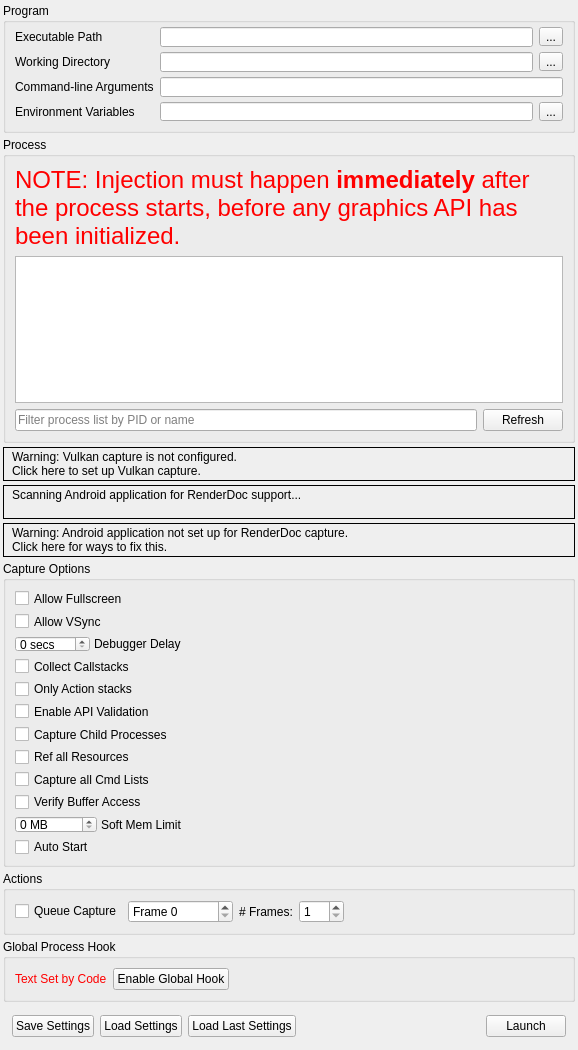
<?xml version="1.0" encoding="UTF-8"?>
<ui version="4.0">
 <class>CaptureDialog</class>
 <widget class="QFrame" name="CaptureDialog">
  <property name="geometry">
   <rect>
    <x>0</x>
    <y>0</y>
    <width>578</width>
    <height>1025</height>
   </rect>
  </property>
  <property name="windowTitle">
   <string>Launch Application</string>
  </property>
  <layout class="QVBoxLayout" name="verticalLayout">
   <property name="spacing">
    <number>4</number>
   </property>
   <property name="leftMargin">
    <number>3</number>
   </property>
   <property name="topMargin">
    <number>3</number>
   </property>
   <property name="rightMargin">
    <number>3</number>
   </property>
   <property name="bottomMargin">
    <number>3</number>
   </property>
   <item>
    <widget class="QGroupBox" name="exeGroup">
     <property name="sizePolicy">
      <sizepolicy hsizetype="Preferred" vsizetype="Minimum">
       <horstretch>0</horstretch>
       <verstretch>0</verstretch>
      </sizepolicy>
     </property>
     <property name="minimumSize">
      <size>
       <width>250</width>
       <height>130</height>
      </size>
     </property>
     <property name="title">
      <string>Program</string>
     </property>
     <layout class="QGridLayout" name="gridLayout">
      <property name="topMargin">
       <number>4</number>
      </property>
      <item row="0" column="0">
       <widget class="QLabel" name="exePathLabel">
        <property name="toolTip">
         <string>Browse for an executable file</string>
        </property>
        <property name="text">
         <string>Executable Path</string>
        </property>
       </widget>
      </item>
      <item row="0" column="2">
       <widget class="RDLineEdit" name="exePath">
        <property name="minimumSize">
         <size>
          <width>0</width>
          <height>20</height>
         </size>
        </property>
        <property name="toolTip">
         <string>Browse for an executable file</string>
        </property>
       </widget>
      </item>
      <item row="0" column="3">
       <widget class="QToolButton" name="exePathBrowse">
        <property name="toolTip">
         <string>Browse for an executable file</string>
        </property>
        <property name="text">
         <string>...</string>
        </property>
       </widget>
      </item>
      <item row="1" column="0">
       <widget class="QLabel" name="workDirLabel">
        <property name="toolTip">
         <string>Browse for a working directory</string>
        </property>
        <property name="text">
         <string>Working Directory</string>
        </property>
       </widget>
      </item>
      <item row="1" column="2">
       <widget class="RDLineEdit" name="workDirPath">
        <property name="minimumSize">
         <size>
          <width>0</width>
          <height>20</height>
         </size>
        </property>
        <property name="toolTip">
         <string>Browse for a working directory</string>
        </property>
       </widget>
      </item>
      <item row="1" column="3">
       <widget class="QToolButton" name="workDirBrowse">
        <property name="toolTip">
         <string>Browse for a working directory</string>
        </property>
        <property name="text">
         <string>...</string>
        </property>
       </widget>
      </item>
      <item row="2" column="0">
       <widget class="QLabel" name="cmdLineLabel">
        <property name="toolTip">
         <string>The command-line that will be passed to the executable on launch</string>
        </property>
        <property name="text">
         <string>Command-line Arguments</string>
        </property>
       </widget>
      </item>
      <item row="2" column="2" colspan="2">
       <widget class="RDLineEdit" name="cmdline">
        <property name="minimumSize">
         <size>
          <width>0</width>
          <height>20</height>
         </size>
        </property>
        <property name="toolTip">
         <string>The command-line that will be passed to the executable on launch</string>
        </property>
       </widget>
      </item>
      <item row="3" column="0">
       <widget class="QLabel" name="envVarLabel">
        <property name="toolTip">
         <string>The environment variables for the executable</string>
        </property>
        <property name="text">
         <string>Environment Variables</string>
        </property>
       </widget>
      </item>
      <item row="3" column="2">
       <widget class="QLineEdit" name="envVar">
        <property name="toolTip">
         <string>The environment variables for the executable</string>
        </property>
        <property name="readOnly">
         <bool>true</bool>
        </property>
       </widget>
      </item>
      <item row="3" column="3">
       <widget class="QToolButton" name="envVarEdit">
        <property name="toolTip">
         <string>The environment variables for the executable</string>
        </property>
        <property name="text">
         <string>...</string>
        </property>
       </widget>
      </item>
     </layout>
    </widget>
   </item>
   <item>
    <widget class="QGroupBox" name="injectGroup">
     <property name="sizePolicy">
      <sizepolicy hsizetype="Preferred" vsizetype="Expanding">
       <horstretch>0</horstretch>
       <verstretch>100</verstretch>
      </sizepolicy>
     </property>
     <property name="minimumSize">
      <size>
       <width>250</width>
       <height>260</height>
      </size>
     </property>
     <property name="title">
      <string>Process</string>
     </property>
     <layout class="QGridLayout" name="gridLayout_2">
      <item row="0" column="0" colspan="2">
       <widget class="QLabel" name="processWarning">
        <property name="palette">
         <palette>
          <active>
           <colorrole role="WindowText">
            <brush brushstyle="SolidPattern">
             <color alpha="255">
              <red>255</red>
              <green>0</green>
              <blue>0</blue>
             </color>
            </brush>
           </colorrole>
          </active>
          <inactive>
           <colorrole role="WindowText">
            <brush brushstyle="SolidPattern">
             <color alpha="255">
              <red>255</red>
              <green>0</green>
              <blue>0</blue>
             </color>
            </brush>
           </colorrole>
          </inactive>
          <disabled>
           <colorrole role="WindowText">
            <brush brushstyle="SolidPattern">
             <color alpha="255">
              <red>106</red>
              <green>104</green>
              <blue>100</blue>
             </color>
            </brush>
           </colorrole>
          </disabled>
         </palette>
        </property>
        <property name="font">
         <font>
          <pointsize>18</pointsize>
         </font>
        </property>
        <property name="text">
         <string>NOTE: Injection must happen &lt;b&gt;immediately&lt;/b&gt; after the process starts, before any graphics API has been initialized.</string>
        </property>
        <property name="wordWrap">
         <bool>true</bool>
        </property>
       </widget>
      </item>
      <item row="1" column="0" colspan="2">
       <widget class="QTreeView" name="processList">
        <property name="sizePolicy">
         <sizepolicy hsizetype="Preferred" vsizetype="Expanding">
          <horstretch>0</horstretch>
          <verstretch>0</verstretch>
         </sizepolicy>
        </property>
        <property name="minimumSize">
         <size>
          <width>0</width>
          <height>100</height>
         </size>
        </property>
        <property name="editTriggers">
         <set>QAbstractItemView::NoEditTriggers</set>
        </property>
        <property name="indentation">
         <number>0</number>
        </property>
        <property name="rootIsDecorated">
         <bool>false</bool>
        </property>
        <property name="itemsExpandable">
         <bool>false</bool>
        </property>
        <property name="sortingEnabled">
         <bool>true</bool>
        </property>
       </widget>
      </item>
      <item row="2" column="0">
       <widget class="QLineEdit" name="processFilter">
        <property name="placeholderText">
         <string>Filter process list by PID or name</string>
        </property>
       </widget>
      </item>
      <item row="2" column="1">
       <widget class="QPushButton" name="processRefesh">
        <property name="text">
         <string>Refresh</string>
        </property>
       </widget>
      </item>
     </layout>
    </widget>
   </item>
   <item>
    <widget class="RDLabel" name="vulkanLayerWarn">
     <property name="cursor">
      <cursorShape>PointingHandCursor</cursorShape>
     </property>
     <property name="frameShape">
      <enum>QFrame::Box</enum>
     </property>
     <property name="text">
      <string>&lt;html&gt;&lt;head/&gt;&lt;body&gt;&lt;table&gt;&lt;tr&gt;&lt;td valign=&quot;middle&quot;&gt;&lt;img width=&quot;16&quot; src=&quot;:/information.png&quot;/&gt;&lt;/td&gt;&lt;td&gt;&lt;p&gt;Warning: Vulkan capture is not configured.&lt;br/&gt;Click here to set up Vulkan capture.&lt;/p&gt;&lt;/td&gt;&lt;/tr&gt;&lt;/table&gt;&lt;/body&gt;&lt;/html&gt;</string>
     </property>
     <property name="textFormat">
      <enum>Qt::RichText</enum>
     </property>
     <property name="margin">
      <number>3</number>
     </property>
    </widget>
   </item>
   <item>
    <widget class="RDLabel" name="androidScan">
     <property name="cursor">
      <cursorShape>PointingHandCursor</cursorShape>
     </property>
     <property name="frameShape">
      <enum>QFrame::Box</enum>
     </property>
     <property name="text">
      <string>&lt;html&gt;&lt;head/&gt;&lt;body&gt;&lt;table&gt;&lt;tr&gt;&lt;td valign=&quot;middle&quot;&gt;&lt;img width=&quot;16&quot; src=&quot;:/information.png&quot;/&gt;&lt;/td&gt;&lt;td valign=&quot;middle&quot;&gt;&lt;p&gt;Scanning Android application for RenderDoc support...&lt;br/&gt;&lt;/p&gt;&lt;/td&gt;&lt;/tr&gt;&lt;/table&gt;&lt;/body&gt;&lt;/html&gt;</string>
     </property>
     <property name="textFormat">
      <enum>Qt::RichText</enum>
     </property>
     <property name="margin">
      <number>3</number>
     </property>
    </widget>
   </item>
   <item>
    <widget class="RDLabel" name="androidWarn">
     <property name="cursor">
      <cursorShape>PointingHandCursor</cursorShape>
     </property>
     <property name="frameShape">
      <enum>QFrame::Box</enum>
     </property>
     <property name="text">
      <string>&lt;html&gt;&lt;head/&gt;&lt;body&gt;&lt;table&gt;&lt;tr&gt;&lt;td valign=&quot;middle&quot;&gt;&lt;img width=&quot;16&quot; src=&quot;:/information.png&quot;/&gt;&lt;/td&gt;&lt;td&gt;&lt;p&gt;Warning: Android application not set up for RenderDoc capture.&lt;br/&gt;Click here for ways to fix this.&lt;/p&gt;&lt;/td&gt;&lt;/tr&gt;&lt;/table&gt;&lt;/body&gt;&lt;/html&gt;</string>
     </property>
     <property name="textFormat">
      <enum>Qt::RichText</enum>
     </property>
     <property name="margin">
      <number>3</number>
     </property>
    </widget>
   </item>
   <item>
    <widget class="QGroupBox" name="optionsGroup">
     <property name="sizePolicy">
      <sizepolicy hsizetype="Preferred" vsizetype="Minimum">
       <horstretch>0</horstretch>
       <verstretch>0</verstretch>
      </sizepolicy>
     </property>
     <property name="title">
      <string>Capture Options</string>
     </property>
     <layout class="QVBoxLayout" name="verticalLayout_2">
      <item>
       <widget class="QCheckBox" name="AllowFullscreen">
        <property name="toolTip">
         <string>Allows the application to switch to full-screen mode</string>
        </property>
        <property name="text">
         <string>Allow Fullscreen</string>
        </property>
       </widget>
      </item>
      <item>
       <widget class="QCheckBox" name="AllowVSync">
        <property name="toolTip">
         <string>Allows the application to enable v-sync</string>
        </property>
        <property name="text">
         <string>Allow VSync</string>
        </property>
       </widget>
      </item>
      <item>
       <widget class="QFrame" name="DebuggerDelayFrame">
        <property name="sizePolicy">
         <sizepolicy hsizetype="Fixed" vsizetype="Preferred">
          <horstretch>0</horstretch>
          <verstretch>0</verstretch>
         </sizepolicy>
        </property>
        <property name="frameShape">
         <enum>QFrame::NoFrame</enum>
        </property>
        <property name="frameShadow">
         <enum>QFrame::Plain</enum>
        </property>
        <layout class="QHBoxLayout" name="horizontalLayout_3">
         <property name="spacing">
          <number>4</number>
         </property>
         <property name="leftMargin">
          <number>0</number>
         </property>
         <property name="topMargin">
          <number>0</number>
         </property>
         <property name="rightMargin">
          <number>0</number>
         </property>
         <property name="bottomMargin">
          <number>0</number>
         </property>
         <item>
          <widget class="QDoubleSpinBox" name="DelayForDebugger">
           <property name="sizePolicy">
            <sizepolicy hsizetype="Minimum" vsizetype="Fixed">
             <horstretch>0</horstretch>
             <verstretch>0</verstretch>
            </sizepolicy>
           </property>
           <property name="minimumSize">
            <size>
             <width>40</width>
             <height>0</height>
            </size>
           </property>
           <property name="toolTip">
            <string>Pauses for N seconds after launching the process, to allow a debugger to attach</string>
           </property>
           <property name="suffix">
            <string comment="seconds"> secs</string>
           </property>
           <property name="decimals">
            <number>0</number>
           </property>
           <property name="maximum">
            <double>120.000000000000000</double>
           </property>
           <property name="value">
            <double>0.000000000000000</double>
           </property>
          </widget>
         </item>
         <item>
          <widget class="QLabel" name="DebuggerDelayLabel">
           <property name="sizePolicy">
            <sizepolicy hsizetype="Fixed" vsizetype="Preferred">
             <horstretch>0</horstretch>
             <verstretch>0</verstretch>
            </sizepolicy>
           </property>
           <property name="toolTip">
            <string>Pauses for N seconds after launching the process, to allow a debugger to attach</string>
           </property>
           <property name="text">
            <string>Debugger Delay</string>
           </property>
          </widget>
         </item>
        </layout>
       </widget>
      </item>
      <item>
       <widget class="QCheckBox" name="CaptureCallstacks">
        <property name="toolTip">
         <string>Collect a callstack on every API call</string>
        </property>
        <property name="text">
         <string>Collect Callstacks</string>
        </property>
       </widget>
      </item>
      <item>
       <widget class="QCheckBox" name="CaptureCallstacksOnlyActions">
        <property name="toolTip">
         <string>Only collect callstacks on actions (draws, dispatches, clears, copies, etc)</string>
        </property>
        <property name="text">
         <string>Only Action stacks</string>
        </property>
       </widget>
      </item>
      <item>
       <widget class="QCheckBox" name="APIValidation">
        <property name="toolTip">
         <string>Initialise the graphics API with built-in validation enabled - allows capturing and reading of errors and warnings generated by the API's own debugging system</string>
        </property>
        <property name="text">
         <string>Enable API Validation</string>
        </property>
       </widget>
      </item>
      <item>
       <widget class="QCheckBox" name="HookIntoChildren">
        <property name="toolTip">
         <string>Hook into child processes - useful with launchers or similar intermediate processes</string>
        </property>
        <property name="text">
         <string>Capture Child Processes</string>
        </property>
       </widget>
      </item>
      <item>
       <widget class="QCheckBox" name="RefAllResources">
        <property name="toolTip">
         <string>Consider all resources to be included, even if unused in the capture frame</string>
        </property>
        <property name="text">
         <string>Ref all Resources</string>
        </property>
       </widget>
      </item>
      <item>
       <widget class="QCheckBox" name="CaptureAllCmdLists">
        <property name="toolTip">
         <string>When enabled, all deferred command lists will be saved even while idling. This has an overhead but ensures if you hold onto a list it will be captured.</string>
        </property>
        <property name="text">
         <string>Capture all Cmd Lists</string>
        </property>
       </widget>
      </item>
      <item>
       <widget class="QCheckBox" name="VerifyBufferAccess">
        <property name="toolTip">
         <string>When enabled, verify some buffer access on OpenGL and D3D11. This initialises buffers with undefined contents on creation to 0xdddddddd instead of 0x0, and verifies that Map() bounds are not overrun.</string>
        </property>
        <property name="text">
         <string>Verify Buffer Access</string>
        </property>
       </widget>
      </item>
      <item>
       <widget class="QFrame" name="SoftMemoryLimitFrame">
        <property name="sizePolicy">
         <sizepolicy hsizetype="Fixed" vsizetype="Preferred">
          <horstretch>0</horstretch>
          <verstretch>0</verstretch>
         </sizepolicy>
        </property>
        <property name="frameShape">
         <enum>QFrame::NoFrame</enum>
        </property>
        <property name="frameShadow">
         <enum>QFrame::Plain</enum>
        </property>
        <layout class="QHBoxLayout" name="SoftMemoryLimitLayout">
         <property name="spacing">
          <number>4</number>
         </property>
         <property name="leftMargin">
          <number>0</number>
         </property>
         <property name="topMargin">
          <number>0</number>
         </property>
         <property name="rightMargin">
          <number>0</number>
         </property>
         <property name="bottomMargin">
          <number>0</number>
         </property>
         <item>
          <widget class="QDoubleSpinBox" name="SoftMemoryLimit">
           <property name="sizePolicy">
            <sizepolicy hsizetype="Minimum" vsizetype="Fixed">
             <horstretch>0</horstretch>
             <verstretch>0</verstretch>
            </sizepolicy>
           </property>
           <property name="minimumSize">
            <size>
             <width>40</width>
             <height>0</height>
            </size>
           </property>
           <property name="toolTip">
            <string>Specifies a soft memory limit which some APIs may use to limit graphics memory use and use disk space instead for storing temporary data.</string>
           </property>
           <property name="suffix">
            <string comment="seconds"> MB</string>
           </property>
           <property name="decimals">
            <number>0</number>
           </property>
           <property name="maximum">
            <double>99999.000000000000000</double>
           </property>
           <property name="value">
            <double>0.000000000000000</double>
           </property>
          </widget>
         </item>
         <item>
          <widget class="QLabel" name="SoftMemoryLimitLabel">
           <property name="sizePolicy">
            <sizepolicy hsizetype="Fixed" vsizetype="Preferred">
             <horstretch>0</horstretch>
             <verstretch>0</verstretch>
            </sizepolicy>
           </property>
           <property name="toolTip">
            <string>Specifies a soft memory limit which some APIs may use to limit graphics memory use and use disk space instead for storing temporary data.</string>
           </property>
           <property name="text">
            <string>Soft Mem Limit</string>
           </property>
          </widget>
         </item>
        </layout>
       </widget>
      </item>
      <item>
       <widget class="QCheckBox" name="AutoStart">
        <property name="toolTip">
         <string>If these capture settings are saved &amp; run, auto start the capture instantly on load</string>
        </property>
        <property name="text">
         <string>Auto Start</string>
        </property>
       </widget>
      </item>
     </layout>
    </widget>
   </item>
   <item>
    <widget class="QGroupBox" name="actionGroup">
     <property name="sizePolicy">
      <sizepolicy hsizetype="Preferred" vsizetype="Minimum">
       <horstretch>0</horstretch>
       <verstretch>0</verstretch>
      </sizepolicy>
     </property>
     <property name="title">
      <string>Actions</string>
     </property>
     <layout class="QHBoxLayout" name="horizontalLayout_5">
      <item>
       <widget class="QCheckBox" name="queueFrameCap">
        <property name="text">
         <string>Queue Capture</string>
        </property>
       </widget>
      </item>
      <item>
       <widget class="QDoubleSpinBox" name="queuedFrame">
        <property name="sizePolicy">
         <sizepolicy hsizetype="Fixed" vsizetype="Fixed">
          <horstretch>0</horstretch>
          <verstretch>0</verstretch>
         </sizepolicy>
        </property>
        <property name="prefix">
         <string comment="Frame number" extracomment="To Capture">Frame </string>
        </property>
        <property name="suffix">
         <string/>
        </property>
        <property name="decimals">
         <number>0</number>
        </property>
        <property name="minimum">
         <double>0.000000000000000</double>
        </property>
        <property name="maximum">
         <double>4294967296.000000000000000</double>
        </property>
       </widget>
      </item>
      <item>
       <widget class="QLabel" name="numFramesLabel">
        <property name="sizePolicy">
         <sizepolicy hsizetype="Preferred" vsizetype="Preferred">
          <horstretch>0</horstretch>
          <verstretch>0</verstretch>
         </sizepolicy>
        </property>
        <property name="text">
         <string># Frames:</string>
        </property>
       </widget>
      </item>
      <item>
       <widget class="QDoubleSpinBox" name="numFrames">
        <property name="minimumSize">
         <size>
          <width>45</width>
          <height>0</height>
         </size>
        </property>
        <property name="decimals">
         <number>0</number>
        </property>
        <property name="minimum">
         <double>1.000000000000000</double>
        </property>
        <property name="maximum">
         <double>10000.000000000000000</double>
        </property>
       </widget>
      </item>
      <item>
       <spacer name="ActionsSpacer">
        <property name="orientation">
         <enum>Qt::Horizontal</enum>
        </property>
        <property name="sizeHint" stdset="0">
         <size>
          <width>596</width>
          <height>20</height>
         </size>
        </property>
       </spacer>
      </item>
     </layout>
    </widget>
   </item>
   <item>
    <widget class="QGroupBox" name="globalGroup">
     <property name="sizePolicy">
      <sizepolicy hsizetype="Preferred" vsizetype="Minimum">
       <horstretch>0</horstretch>
       <verstretch>0</verstretch>
      </sizepolicy>
     </property>
     <property name="title">
      <string>Global Process Hook</string>
     </property>
     <layout class="QHBoxLayout" name="horizontalLayout_2">
      <item>
       <widget class="QLabel" name="globalLabel">
        <property name="palette">
         <palette>
          <active>
           <colorrole role="WindowText">
            <brush brushstyle="SolidPattern">
             <color alpha="255">
              <red>255</red>
              <green>0</green>
              <blue>0</blue>
             </color>
            </brush>
           </colorrole>
          </active>
          <inactive>
           <colorrole role="WindowText">
            <brush brushstyle="SolidPattern">
             <color alpha="255">
              <red>255</red>
              <green>0</green>
              <blue>0</blue>
             </color>
            </brush>
           </colorrole>
          </inactive>
          <disabled>
           <colorrole role="WindowText">
            <brush brushstyle="SolidPattern">
             <color alpha="255">
              <red>106</red>
              <green>104</green>
              <blue>100</blue>
             </color>
            </brush>
           </colorrole>
          </disabled>
         </palette>
        </property>
        <property name="text">
         <string>Text Set by Code</string>
        </property>
       </widget>
      </item>
      <item>
       <widget class="QPushButton" name="toggleGlobal">
        <property name="text">
         <string>Enable Global Hook</string>
        </property>
        <property name="checkable">
         <bool>true</bool>
        </property>
        <property name="checked">
         <bool>false</bool>
        </property>
       </widget>
      </item>
      <item>
       <spacer name="globalSpacer">
        <property name="orientation">
         <enum>Qt::Horizontal</enum>
        </property>
        <property name="sizeHint" stdset="0">
         <size>
          <width>587</width>
          <height>20</height>
         </size>
        </property>
       </spacer>
      </item>
     </layout>
    </widget>
   </item>
   <item>
    <widget class="QFrame" name="buttonsFrame">
     <property name="sizePolicy">
      <sizepolicy hsizetype="Preferred" vsizetype="Minimum">
       <horstretch>0</horstretch>
       <verstretch>0</verstretch>
      </sizepolicy>
     </property>
     <property name="frameShape">
      <enum>QFrame::NoFrame</enum>
     </property>
     <property name="frameShadow">
      <enum>QFrame::Plain</enum>
     </property>
     <layout class="QHBoxLayout" name="horizontalLayout">
      <item>
       <widget class="QPushButton" name="saveSettings">
        <property name="toolTip">
         <string>Save these capture settings to file to load later</string>
        </property>
        <property name="text">
         <string>Save Settings</string>
        </property>
       </widget>
      </item>
      <item>
       <widget class="QPushButton" name="loadSettings">
        <property name="sizePolicy">
         <sizepolicy hsizetype="Minimum" vsizetype="Fixed">
          <horstretch>0</horstretch>
          <verstretch>0</verstretch>
         </sizepolicy>
        </property>
        <property name="toolTip">
         <string>Load a saved set of capture settings</string>
        </property>
        <property name="text">
         <string>Load Settings</string>
        </property>
       </widget>
      </item>
      <item>
       <widget class="QPushButton" name="loadLastCapture">
        <property name="sizePolicy">
         <sizepolicy hsizetype="Minimum" vsizetype="Fixed">
          <horstretch>0</horstretch>
          <verstretch>0</verstretch>
         </sizepolicy>
        </property>
        <property name="toolTip">
         <string>Load the most recently used capture settings</string>
        </property>
        <property name="text">
         <string>Load Last Settings</string>
        </property>
       </widget>
      </item>
      <item>
       <spacer name="buttonsSpace">
        <property name="orientation">
         <enum>Qt::Horizontal</enum>
        </property>
        <property name="sizeType">
         <enum>QSizePolicy::Expanding</enum>
        </property>
        <property name="sizeHint" stdset="0">
         <size>
          <width>556</width>
          <height>20</height>
         </size>
        </property>
       </spacer>
      </item>
      <item>
       <widget class="QPushButton" name="launch">
        <property name="toolTip">
         <string>Launch the selected program with RenderDoc enabled for capture</string>
        </property>
        <property name="text">
         <string>Launch</string>
        </property>
       </widget>
      </item>
     </layout>
    </widget>
   </item>
   <item>
    <spacer name="topVerticalSpacer">
     <property name="orientation">
      <enum>Qt::Vertical</enum>
     </property>
     <property name="sizeHint" stdset="0">
      <size>
       <width>0</width>
       <height>0</height>
      </size>
     </property>
    </spacer>
   </item>
  </layout>
 </widget>
 <customwidgets>
  <customwidget>
   <class>RDLabel</class>
   <extends>QLabel</extends>
   <header>Widgets/Extended/RDLabel.h</header>
  </customwidget>
  <customwidget>
   <class>RDLineEdit</class>
   <extends>QLineEdit</extends>
   <header>Widgets/Extended/RDLineEdit.h</header>
  </customwidget>
 </customwidgets>
 <resources/>
 <connections/>
</ui>
